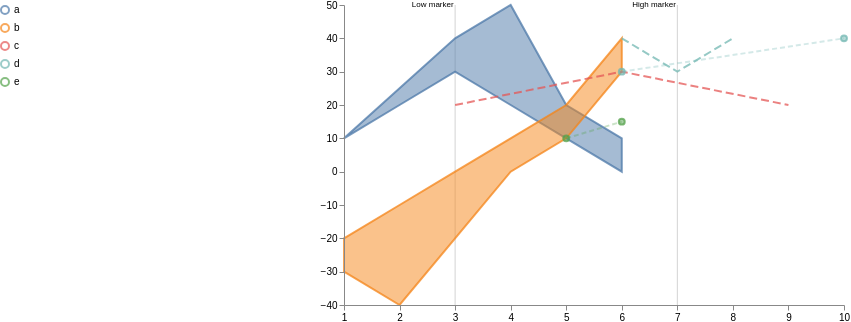

Specify this chart in Vega-Lite:
### Vega specification from a JSON file in a GitHub repository (floating-point values rounded to 4 significant figures)
{"$schema": "https://vega.github.io/schema/vega/v5.json", "width": 500, "height": 300, "scales": [{"name": "xscale", "type": "linear", "range": "width", "zero": false, "domain": {"fields": [{"data": "distributions", "field": "timepoint"}, {"data": "traces", "field": "timepoint"}, {"data": "points", "field": "timepoint"}, {"data": "markers", "field": "timepoint"}]}}, {"name": "yscale", "type": "linear", "range": "height", "nice": true, "zero": true, "domain": {"fields": [{"data": "distributions", "field": "lower"}, {"data": "distributions", "field": "upper"}, {"data": "traces", "field": "value"}, {"data": "points", "field": "value"}]}}, {"name": "color", "type": "ordinal", "range": "category", "domain": {"fields": [{"data": "distributions", "field": "trajectory"}, {"data": "traces", "field": "trajectory"}, {"data": "points", "field": "trajectory"}], "sort": {"order": "ascending"}}}], "axes": [{"name": "x_axis", "orient": "bottom", "scale": "xscale", "zindex": 100}, {"name": "y_axis", "orient": "left", "scale": "yscale", "zindex": 100}], "signals": [{"name": "clear", "value": true, "on": [{"events": "mouseup[!event.item]", "update": "true", "force": true}]}, {"name": "shift", "value": false, "on": [{"events": "@legendSymbol:click, @legendLabel:click", "update": "event.shiftKey", "force": true}]}, {"name": "clicked", "value": null, "on": [{"events": "@legendSymbol:click, @legendLabel:click", "update": "{value: datum.value}", "force": true}]}, {"name": "clearData", "value": true, "on": [{"events": "mouseup[!event.item]", "update": "true", "force": true}]}, {"name": "clickedData", "value": null, "on": [{"events": "@area:click", "update": "{value: datum.trajectory}", "force": true}]}], "legends": [{"name": "color_legend", "stroke": "color", "offset": 300, "labelLimit": 300, "orient": "left", "encode": {"symbols": {"name": "legendSymbol", "interactive": true, "update": {"fill": {"value": "transparent"}, "strokeWidth": {"value": 2}, "opacity": [{"test": "!length(data('selected')) || indata('selected', 'value', datum.value) || indata('selectedData', 'value', datum.value)", "value": 0.7}, {"value": 0.15}], "size": {"value": 64}}}, "labels": {"name": "legendLabel", "interactive": true, "update": {"opacity": [{"test": "!length(data('selectedData')) || indata('selectedData', 'value', datum.value)", "value": 1}, {"value": 0.25}]}}}}], "marks": [{"type": "group", "zindex": 3, "name": "_points", "from": {"facet": {"name": "points_split", "data": "points", "groupby": "trajectory"}}, "marks": [{"type": "symbol", "name": "_points_symbol", "from": {"data": "points_split"}, "zindex": 3, "encode": {"update": {"x": {"scale": "xscale", "field": "timepoint"}, "y": {"scale": "yscale", "field": "value"}, "size": {"value": 35}, "strokeWidth": {"value": 2}, "fill": {"scale": "color", "field": "trajectory"}, "stroke": {"scale": "color", "field": "trajectory"}, "fillOpacity": [{"test": "!length(data('selected')) || indata('selected', 'value', datum.trajectory)", "value": 0.5}, {"value": 0.15}], "strokeOpacity": [{"test": "!length(data('selected')) || indata('selected', 'value', datum.trajectory)", "value": 0.75}, {"value": 0.15}], "tooltip": {"field": "value"}}, "hover": {"fillOpacity": {"value": 0.9}}}}, {"type": "line", "name": "_points_line", "from": {"data": "points_split"}, "zindex": 3, "encode": {"update": {"x": {"scale": "xscale", "field": "timepoint"}, "y": {"scale": "yscale", "field": "value"}, "strokeWidth": {"value": 2}, "stroke": {"scale": "color", "field": "trajectory"}, "interpolate": {"value": "linear"}, "strokeDash": {"value": [5, 3]}, "strokeOpacity": [{"test": "!length(data('selected')) || indata('selected', 'value', datum.trajectory)", "value": 0.3}, {"value": 0.1}]}, "hover": {"fillOpacity": {"value": 0.9}}}}]}, {"type": "group", "zindex": 2, "name": "_traces", "from": {"facet": {"name": "traces_split", "data": "traces", "groupby": "trajectory"}}, "marks": [{"type": "line", "name": "_traces_lines", "from": {"data": "traces_split"}, "encode": {"update": {"x": {"scale": "xscale", "field": "timepoint"}, "y": {"scale": "yscale", "field": "value"}, "strokeWidth": {"value": 2}, "stroke": {"scale": "color", "field": "trajectory"}, "strokeDash": [{"test": "indexof(datum.trajectory, 'aseline') == -1", "value": [8, 4]}, {"value": [1, 0]}], "interpolate": {"value": "linear"}, "strokeOpacity": [{"test": "!length(data('selected')) || indata('selected', 'value', datum.trajectory)", "value": 0.75}, {"value": 0.15}]}, "hover": {"fillOpacity": {"value": 0.9}}}}]}, {"type": "group", "name": "_distributions", "zindex": 1, "from": {"facet": {"name": "trajectory_split", "data": "distributions", "groupby": "trajectory"}}, "marks": [{"type": "area", "name": "area", "interactive": true, "from": {"data": "trajectory_split"}, "encode": {"update": {"x": {"scale": "xscale", "field": "timepoint"}, "y": {"scale": "yscale", "field": "upper"}, "y2": {"scale": "yscale", "field": "lower"}, "interpolate": {"value": "linear"}, "strokeWidth": {"value": 2}, "fill": {"scale": "color", "field": "trajectory"}, "stroke": {"scale": "color", "field": "trajectory"}, "fillOpacity": [{"test": "!length(data('selected')) || indata('selected', 'value', datum.trajectory)", "value": 0.5}, {"value": 0.15}], "strokeOpacity": [{"test": "!length(data('selected')) || indata('selected', 'value', datum.trajectory)", "value": 0.75}, {"value": 0.15}]}, "hover": {"fillOpacity": {"value": 0.9}}}}]}, {"type": "group", "name": "_markers", "marks": [{"type": "rule", "name": "_marker text", "from": {"data": "markers"}, "encode": {"enter": {"stroke": {"value": "lightgray"}}, "update": {"x": {"scale": "xscale", "field": "timepoint"}, "y2": {"value": 0}, "y": {"signal": "height"}, "opacity": {"value": 1}}}}, {"type": "text", "name": "_marker flags", "from": {"data": "_marker text"}, "encode": {"enter": {"text": {"field": "datum.label"}, "y": {"value": 0}, "fontSize": {"value": 8}}}, "transform": [{"type": "label", "lineAnchor": "start", "as": ["x", "_y", "opacity", "align", "baseline"], "offset": [1], "size": {"signal": "[width, height]"}}]}]}], "data": [{"name": "distributions", "values": [{"timepoint": 1, "upper": 10, "lower": 10, "trajectory": "a"}, {"timepoint": 2, "upper": 20, "lower": 25, "trajectory": "a"}, {"timepoint": 4, "upper": 20, "lower": 50, "trajectory": "a"}, {"timepoint": 6, "upper": 0, "lower": 10, "trajectory": "a"}, {"timepoint": 1, "upper": -30, "lower": -20, "trajectory": "b"}, {"timepoint": 5, "upper": 10, "lower": 20, "trajectory": "a"}, {"timepoint": 2, "upper": -40, "lower": -10, "trajectory": "b"}, {"timepoint": 3, "upper": -20, "lower": 0, "trajectory": "b"}, {"timepoint": 3, "upper": 30, "lower": 40, "trajectory": "a"}, {"timepoint": 5, "upper": 10, "lower": 20, "trajectory": "b"}, {"timepoint": 4, "upper": 0, "lower": 10, "trajectory": "b"}, {"timepoint": 6, "upper": 30, "lower": 40, "trajectory": "b"}], "transform": [{"type": "collect", "sort": {"field": ["trajectory", "timepoint"]}}]}, {"name": "traces", "values": [{"timepoint": 6, "value": 30, "trajectory": "c"}, {"timepoint": 9, "value": 20, "trajectory": "c"}, {"timepoint": 3, "value": 20, "trajectory": "c"}, {"timepoint": 7, "value": 30, "trajectory": "d"}, {"timepoint": 6, "value": 40, "trajectory": "d"}, {"timepoint": 8, "value": 40, "trajectory": "d"}], "transform": [{"type": "filter", "expr": "isValid(datum.value)"}, {"type": "collect", "sort": {"field": ["trajectory", "timepoint"]}}]}, {"name": "points", "values": [{"timepoint": 6, "value": 30, "trajectory": "d"}, {"timepoint": 10, "value": 40, "trajectory": "d"}, {"timepoint": 5, "value": 10, "trajectory": "e"}, {"timepoint": 6, "value": 15, "trajectory": "e"}]}, {"name": "markers", "values": [{"timepoint": 3, "label": "Low marker"}, {"timepoint": 7, "label": "High marker"}]}, {"name": "selected", "on": [{"trigger": "clear", "remove": true}, {"trigger": "!shift", "remove": true}, {"trigger": "!shift && clicked", "insert": "clicked"}, {"trigger": "shift && clicked", "toggle": "clicked"}]}, {"name": "selectedData", "on": [{"trigger": "clearData", "remove": true}, {"trigger": "clickedData", "toggle": "clickedData"}]}]}
